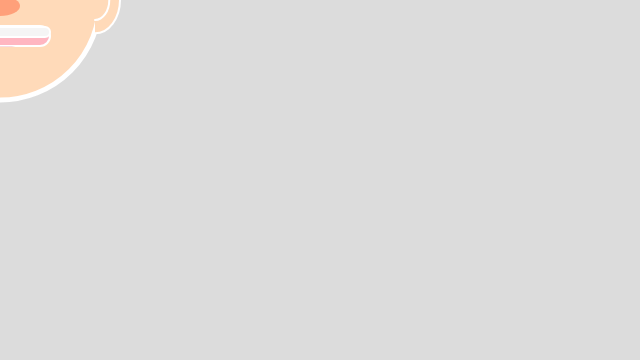
Frame 1 (no input)
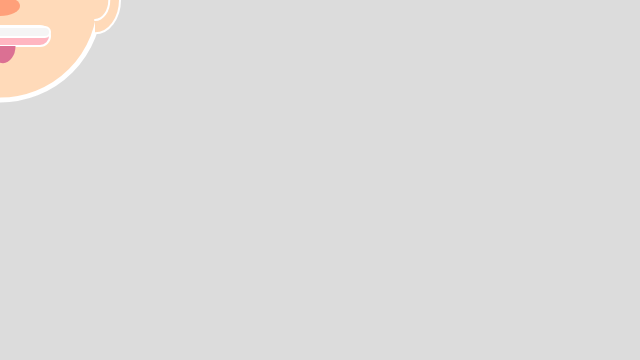
Frame 60 (no input)
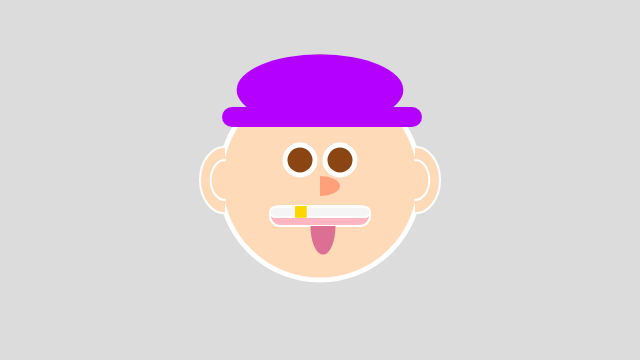
Frame 120 (the mouse pressed at the canvas centre since frame 60)

The p5.js sketch that drew these frames (run headless with seeded random() and noise() and a simulated clock; from frame 60 on, the mouse is pressed at the canvas centre):

// p5.js sketch
// ── sketch.js
/* self potrait with variables 
by valentina
2.11.2020

*/
 //global scope

var x= 320; //origin for face
var y=180; 



// size variables
var s = 200; // size of the face
var eyeSize = 30;
var e=30;

//colors RGB
var r = 255, g = 255, b = 255; 

function setup(){
	//setup scope
	createCanvas(640,360);
}

function draw() {
	//draw scope
	background(220);
	
	var x = pmouseX;
	var y = pmouseY;
	var v = min(400, frameCount * 4);

	//shapes with xy coordinate + size


	//circle background
	fill(r,g,b);
	 r = 0; // red;
	 g = map(mouseX, 0, width, 0, 255); // green
	 b = map(mouseY, 0, height, 0, 255); // blue

	circle(x-70, y- 20, e);//left 
	circle(x+70,y-20, e);//right circle
	circle(x-10,y+60, e);//down

	//face area
	fill('PEACHPUFF');
	stroke('white');
	strokeWeight(5)
	ellipse(x, y, s);  
	// x++;

	//eyes
	fill('SADDLEBROWN')
	stroke('white')
	ellipse(x-20, y- 20, eyeSize); //left eye
	ellipse(x+20,y-20, eyeSize); //right eye

	//mouth
	fill('LIGHTPINK');
	stroke('white');
	strokeWeight(2)
	rect(x-s/4, y+26, s/2, s/10, s/20);

	fill('WHITESMOKE');
    rect(x-s/4,y+27, s/2, s/20, s/40);

    fill(255,215,0);
    noStroke();
    rect(x-s/8, y+26, s/17, s/17);

	
//right ear
	fill('PEACHPUFF');
	stroke('white');
	arc(x+ 95,y,s/4,s/3,-HALF_PI,HALF_PI);
	arc(x+95,y,s/7,s/5,-HALF_PI,HALF_PI);

//left ear
	arc(x-95,y,s/4,s/3, HALF_PI,-HALF_PI);
	arc(x-95,y,s/7,s/5, HALF_PI, -HALF_PI);


	//SHAPES THAT ARE ONLY XY POINTS

	//nouse
	fill('LIGHTSALMON');
	noStroke();
	arc(x,y+ 6,s/5,s/10,-HALF_PI,HALF_PI);

	//tongue
	fill('PALEVIOLETRED');
	arc(x+3, y+46,s/8,v/7, s-200, PI);

	
  //Hat
  	x = mouseX;
	y = mouseY;
  	fill(mouseY,0,mouseX);
	strokeWeight(2)
	rect(x-98,y-73,s/1,s/10,s/10);
	arc(x, y-90, s/1.2, s/2.8, s-200, TWO_PI);
	//s++;
}


	//circle backgrounds
	function mousePressed() {
	e += 10;}




// ── style.css
body{
	background: rgb(238,174,202);
background: radial-gradient(circle, rgba(238,174,202,1) 0%, rgba(191,148,233,1) 100%);

	color:white;
	font-family: Times New Roman;
	font-size: 20px;

	text-align: center;
           
}
 p, a{
	font-size: 1.2em;
}
a{ text-decoration: none; 
          font-family:Times New Roman; 
          font-size:26px;
          padding-top: 30px;
          padding-bottom:20px;

    
	color: white;
	transition: color 300ms  ease-in;
}

li{display: inline;
          margin:10px 15px; }

a:hover{color: #ff0092;}

img{ max-width: 100% }

#container{
	max-width: 600px;
	margin: 0 auto;
}

.link{list-style: none;


}

ul{
	border: 2px solid white;
}
